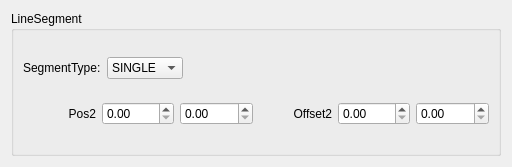
<ui version="4.0" >
 <class>LineSegmentBase</class>
 <widget class="QWidget" name="LineSegmentBase" >
  <property name="geometry" >
   <rect>
    <x>0</x>
    <y>0</y>
    <width>512</width>
    <height>167</height>
   </rect>
  </property>
  <property name="windowTitle" >
   <string>Form</string>
  </property>
  <layout class="QGridLayout" >
   <item row="0" column="0" colspan="2" >
    <widget class="QGroupBox" name="MeasureBase_2" >
     <property name="title" >
      <string>LineSegment</string>
     </property>
     <property name="flat" >
      <bool>true</bool>
     </property>
     <layout class="QVBoxLayout" >
      <item>
       <layout class="QHBoxLayout" >
        <item>
         <widget class="QLabel" name="label" >
          <property name="text" >
           <string>SegmentType:</string>
          </property>
         </widget>
        </item>
        <item>
         <widget class="QComboBox" name="segmentType" >
          <item>
           <property name="text" >
            <string>SINGLE</string>
           </property>
          </item>
          <item>
           <property name="text" >
            <string>BEGIN</string>
           </property>
          </item>
          <item>
           <property name="text" >
            <string>MIDDLE</string>
           </property>
          </item>
          <item>
           <property name="text" >
            <string>END</string>
           </property>
          </item>
         </widget>
        </item>
        <item>
         <spacer>
          <property name="orientation" >
           <enum>Qt::Horizontal</enum>
          </property>
          <property name="sizeHint" >
           <size>
            <width>40</width>
            <height>20</height>
           </size>
          </property>
         </spacer>
        </item>
       </layout>
      </item>
      <item>
       <layout class="QHBoxLayout" >
        <item>
         <widget class="QLabel" name="label_2" >
          <property name="text" >
           <string>Pos2</string>
          </property>
          <property name="alignment" >
           <set>Qt::AlignRight|Qt::AlignTrailing|Qt::AlignVCenter</set>
          </property>
         </widget>
        </item>
        <item>
         <widget class="QDoubleSpinBox" name="pos2x" />
        </item>
        <item>
         <widget class="QDoubleSpinBox" name="pos2y" />
        </item>
        <item>
         <widget class="QLabel" name="label_3" >
          <property name="text" >
           <string>Offset2</string>
          </property>
          <property name="alignment" >
           <set>Qt::AlignRight|Qt::AlignTrailing|Qt::AlignVCenter</set>
          </property>
         </widget>
        </item>
        <item>
         <widget class="QDoubleSpinBox" name="offset2x" />
        </item>
        <item>
         <widget class="QDoubleSpinBox" name="offset2y" />
        </item>
       </layout>
      </item>
     </layout>
    </widget>
   </item>
  </layout>
 </widget>
 <resources/>
 <connections/>
</ui>
